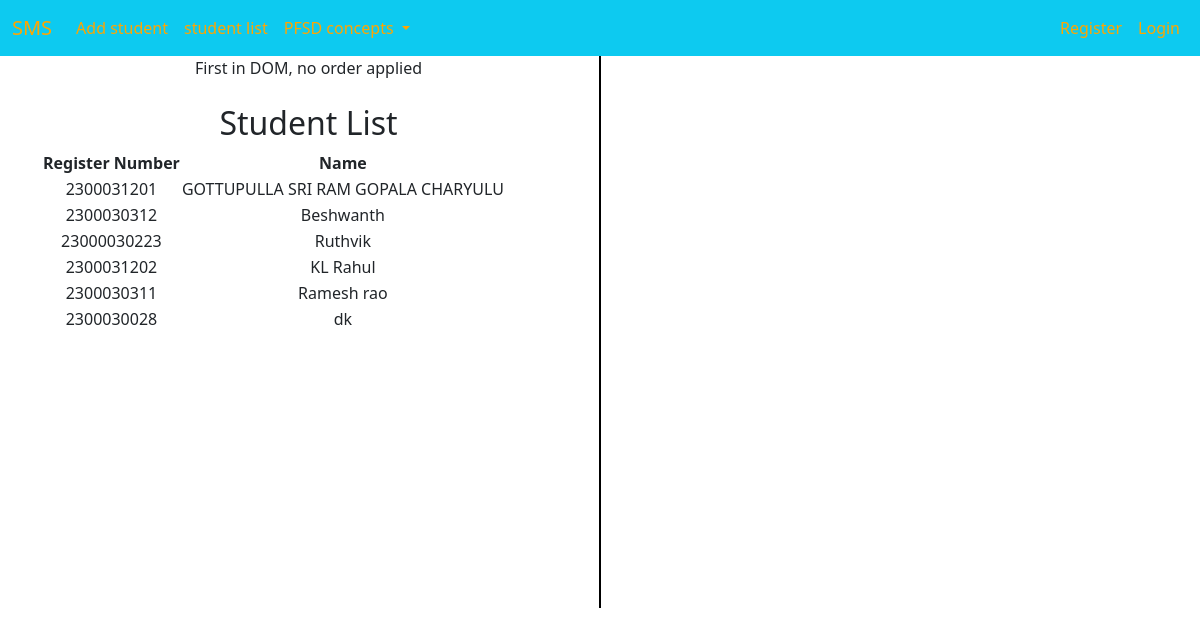
The page /student_list/ on the database its author committed.
### adminapp/models.py (models this page shows, shortened)
class StudentList(models.Model):
    user = models.OneToOneField(User, on_delete=models.CASCADE, null=True)
    Register_Number = models.CharField(max_length=20, unique=True)
    Name = models.CharField(max_length=100)

### adminapp/views.py (the view)
# urls.py: path('student_list/',views.student_list,name='student_list'),
def student_list(request):
    students = models.StudentList.objects.all()
    return render(request, 'adminapp/student_list.html', {'students': students})

### templates/adminapp/student_list.html (shortened to what this page needs)
{% extends 'Navbar/ProjectNavbar.html' %}
{% load static %}
{% block body %}
<div class="container text-center">
  <div class="row">
    <div class="col">
      First in DOM, no order applied
        <br><br>
            <h2>Student List</h2>
<table>
    <tr>
        <th>Register Number</th>
        <th>Name</th>
    </tr>
    {% for student in students %}
    <tr>
        <td>{{ student.Register_Number }}</td>
        <td>{{ student.Name }}</td>
    </tr>
    {% endfor %}
</table>
    </div>
      <br><br><br><br><br><br><br><br><br><br><br><br><br><br><br><br>
      <br><br><br><br><br><br><br>
       <div class="col-auto d-flex align-items-center">
      <div style="border-left: 2px solid black; height: 100%;"></div>
    </div>
    <div class="col">
        <br><br>
    </div>
  </div>
</div>
{% endblock %}

### templates/Navbar/ProjectNavbar.html (shortened to what this page needs)
<!DOCTYPE html>
<html lang="en">
<head>
    <link href="https://cdn.jsdelivr.net/npm/bootstrap@5.3.3/dist/css/bootstrap.min.css" rel="stylesheet">
</head>
<body>
<nav class="navbar navbar-expand-lg bg-info">
  <div class="container-fluid">
    <a class="navbar-brand" href="{% url 'ProjectHomePage' %}" style="color:orange">SMS</a>
    <div class="collapse navbar-collapse" id="navbarSupportedContent">
      <ol class="navbar-nav me-auto mb-2 mb-lg-0">
        <li class="nav-item">
          <a class="nav-link active" aria-current="page" href="{% url 'add_studentpagecall' %}" style="color:orange">Add student</a>
        </li>
        <li class="nav-item">
          <a class="nav-link" href="{% url 'student_list' %}" style="color:orange">student list</a>
        </li>
        <li class="nav-item dropdown">
          <a class="nav-link dropdown-toggle" href="#" role="button" data-bs-toggle="dropdown" aria-expanded="false" style="color:orange;">
            PFSD concepts
          </a>
        </li>
    </div>
    <ul  class="navbar-nav ms-auto">
<li>
        {% if user.is_authenticated %}
        <li class="nav-item">
        <span class="nav-link">Welcome, {{ user.username }}</span>
    </li>
          <li class="nav-item">
          <a class="nav-link" href="{% url 'logout' %}" >Logout</a>
          </li>
        {% else %}
                <li class="nav-item">
          <a class="nav-link" href="{% url 'RegisterPageCall' %}" style="color:orange">Register</a>
        </li>
          <li class="nav-item">
          <a class="nav-link" href="{% url 'loginpage' %}" style="color:orange">Login</a>
        </li>
        {% endif %}
 </li>
      </ul>
  </div>
</nav>
{% block body %}
{% endblock %}
</body>
</html>

### rows shown on the page
StudentList: Register_Number "2300031201", Name "GOTTUPULLA SRI RAM GOPALA CHARYULU"
StudentList: Register_Number "2300030312", Name "Beshwanth"
StudentList: Register_Number "23000030223", Name "Ruthvik"
StudentList: Register_Number "2300031202", Name "KL Rahul"
StudentList: Register_Number "2300030311", Name "Ramesh rao"
StudentList: Register_Number "2300030028", Name "dk"
